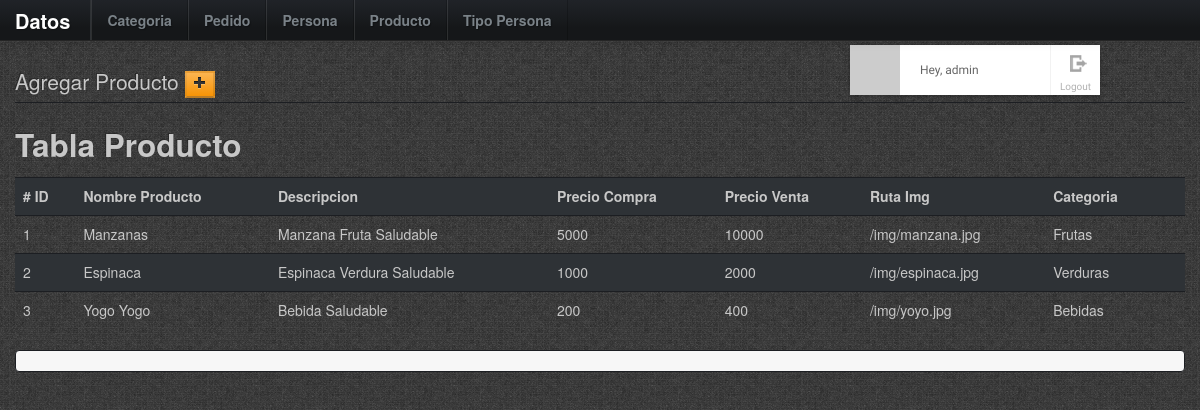
The page /producto.php (signed in) on the database its author committed.
### tables this page shows
CREATE TABLE IF NOT EXISTS `producto` (
  `idProducto` int(11) NOT NULL,
  `prod_nomb` varchar(45) DEFAULT NULL,
  `prod_desc` varchar(45) DEFAULT NULL,
  `prod_prec_comp` int(11) DEFAULT NULL,
  `prod_prec_vent` int(11) DEFAULT NULL,
  `prod_ruta_imag` varchar(45) DEFAULT NULL,
  `categoria_idCategoria` int(11) NOT NULL,
  PRIMARY KEY (`idProducto`,`categoria_idCategoria`),
  KEY `fk_producto_categoria_idx` (`categoria_idCategoria`)
);

CREATE TABLE IF NOT EXISTS `categoria` (
  `idCategoria` int(11) NOT NULL,
  `cate_nomb` varchar(45) DEFAULT NULL,
  PRIMARY KEY (`idCategoria`)
);

### web/classes/Database.class.php (called while the page is built, shortened)
<?php
class Database
{
    private $connection = null;
    public function __construct()
    {
        if (!$this->connection) {
            $this->connection = new mysqli(DB_HOST, DB_USER, DB_PASS, DB_NAME);
            return (!$this->connection->connect_errno ? true : false);
        }
    }
    public function getDatabaseConnection()
    {
        return $this->connection;
    }
}

### web/classes/Login.class.php (called while the page is built, shortened)
<?php
class Login {
    private     $user_is_logged_in          = false;
    public function __construct(Database $db) {
        $this->connection = $db->getDatabaseConnection();
    }
    private function loginWithSessionData() {
        $this->user_is_logged_in = true;
    }
    public function isUserLoggedIn() {
        return $this->user_is_logged_in;
    }
    public function displayRegisterPage() {
        if (isset($_GET["register"])) {
            return true;
        } else {
            return false;
        }
    }
}

### web/libs/meekrodb.php (called while the page is built, shortened)
<?php
class DB {
  public static $error_handler = true;
  public static $throw_exception_on_error = false;
  protected static $mdb = null;
  public static function getMDB() {
    $mdb = DB::$mdb;
    if ($mdb === null) {
      $mdb = DB::$mdb = new MeekroDB();
    }
    if ($mdb->error_handler !== DB::$error_handler) $mdb->error_handler = DB::$error_handler;
    if ($mdb->throw_exception_on_error !== DB::$throw_exception_on_error) $mdb->throw_exception_on_error = DB::$throw_exception_on_error;
    return $mdb;
  }
  public static function query() { $args = func_get_args(); return call_user_func_array(array(DB::getMDB(), 'query'), $args); }
}
class MeekroDB {
  public $dbName = '';
  public $user = '';
  public $password = '';
  public $host = 'localhost';
  public $port = null;
  public $encoding = 'latin1';
  public $queryMode = 'queryAllRows';
  public $internal_mysql = null;
  public function __construct($host=null, $user=null, $password=null, $dbName=null, $port=null, $encoding=null) {
    if ($host === null) $host = DB::$host;
    if ($user === null) $user = DB::$user;
    if ($password === null) $password = DB::$password;
    if ($dbName === null) $dbName = DB::$dbName;
    if ($port === null) $port = DB::$port;
    if ($encoding === null) $encoding = DB::$encoding;
    $this->host = $host;
    $this->user = $user;
    $this->password = $password;
    $this->dbName = $dbName;
    $this->port = $port;
    $this->encoding = $encoding;
  }
  public function get() {
    $mysql = $this->internal_mysql;
    if ($mysql == null) {
      if (! $this->port) $this->port = ini_get('mysqli.default_port');
      $mysql = new mysqli($this->host, $this->user, $this->password, $this->dbName, $this->port);
      $mysql->set_charset($this->encoding);
      $this->internal_mysql = $mysql;
    }
    return $mysql;
  }
  protected function prependCall($function, $args, $prepend) {
    array_unshift($args, $prepend);
    return call_user_func_array($function, $args);
  }
  public function freeResult($result) {
    return $result->free();
  }
  public function parseQueryParams() {
    $args = func_get_args();
    if (count($args) < 2) return $args[0];
  }
  public function query() {
    $args = func_get_args();
    if ($this->queryMode == 'buffered' || $this->queryMode == 'unbuffered') {
      return $this->prependCall(array($this, 'queryHelper'), $args, $this->queryMode);
    } else {
      return call_user_func_array(array($this, 'queryAllRows'), $args);
    }
  }
  public function queryUnbuf() { $args = func_get_args(); return $this->prependCall(array($this, 'queryHelper'), $args, 'unbuffered'); }
  protected function queryHelper() {
    $args = func_get_args();
    $type = array_shift($args);
    $is_buffered = ($type == 'buffered');
    $is_null = ($type == 'null');
    $sql = call_user_func_array(array($this, 'parseQueryParams'), $args);
    $db = $this->get();
    $result = $db->query($sql, $is_buffered ? MYSQLI_STORE_RESULT : MYSQLI_USE_RESULT);
    return $result;
  }
  public function queryAllRows() {
    $args = func_get_args();
    $query = call_user_func_array(array($this, 'queryUnbuf'), $args);
    $result = $this->fetchAllRows($query);
    return $result;
  }
  protected function checkError() {
    return false;
  }
  public function fetchRow($result = null) {
    return $result->fetch_assoc();
  }
  public function fetchAllRows($result = null) {
    $A = array();
    while ($row = $this->fetchRow($result)) {
      $A[] = $row;
    }
    return $A;
  }
}
?>

### web/producto.php (the view, shortened to what this page needs)
<?php
$db    = new Database();
$login = new Login($db);
if ($login->displayRegisterPage()) {
        include("views/login/register.php");
} else {
    if ($login->isUserLoggedIn()) {
        include("views/login/logged_in.php");
    } else {
        header( 'Location: index.php' ) ;
    }
}
  $table_to_user = "producto";
  $result_producto      = DB::query("SELECT * FROM {$table_to_user}");
  $result_categoria     = DB::query("SELECT     categoria.cate_nomb
                                    FROM        categoria, producto
                                    WHERE       categoria.idCategoria = producto.categoria_idCategoria
                                    ORDER BY    producto.idProducto");
?>
<!DOCTYPE html>
<html lang="en">
  <?php include_once 'inc/header.php'; ?>
  <body>
  <?php include_once 'inc/menu.php'; ?>
  <div class="container">
  <legend> Agregar Producto <button id="showcont"class="btn-warning " name="btnpedido"><i class='icon-plus'></i> </button></legend>
<h2> Tabla Producto </h2>
  <table class="table table-striped">
  <tr class="success" >
    <th># ID </th>
    <th> Nombre Producto  </th>
    <th> Descripcion </th>
    <th> Precio Compra </th>
    <th> Precio Venta </th>
    <th> Ruta Img </th>
    <th> Categoria </th>
    <th> </th>
  </tr>
<?php
    for ( $i = 0; $i <count($result_producto); $i++) {
      echo "<tr>";
      echo "<td>";
      echo "{$result_producto[$i][idProducto]}";
      echo "</td>";
      echo "<td>";
      echo "{$result_producto[$i][prod_nomb]} \n";
      echo "</td>";
      echo "<td>";
      echo "{$result_producto[$i][prod_desc]} \n";
      echo "</td>";
      echo "<td>";
      echo "{$result_producto[$i][prod_prec_comp]} \n";
      echo "</td>";
      echo "<td>";
      echo "{$result_producto[$i][prod_prec_vent]} \n";
      echo "</td>";
      echo "<td>";
      echo "{$result_producto[$i][prod_ruta_imag]} \n";
      echo "</td>";
      echo "<td>";
      echo "{$result_categoria[$i][cate_nomb]} \n";
      echo "</td>";
      echo "<td>";
      echo "</td>";
      echo "</tr>";
    }
?>
  </table>
<?php
  echo "<pre>";
  echo "</pre>";
?>
    </div>
    <?php include_once 'inc/footer.php'; ?>
  </body>
</html>

### web/views/css/style.css (style rules this page uses)
html, body, div, span, applet, object, iframe, h1, h2, h3, h4, h5, h6, p, blockquote, pre, a, abbr, acronym, address, big, cite, code, del, dfn, em, img, ins, kbd, q, s, samp, small, strike, strong, sub, sup, tt, var, b, u, i, center, dl, dt, dd, ol, ul, li, fieldset, form, label, legend, table, caption, tbody, tfoot, thead, tr, th, td, article, aside, canvas, details, embed, figure, figcaption, footer, header, hgroup, menu, nav, output, ruby, section, summary, time, mark, audio, video { margin: 0; padding: 0; border: 0; font-size: 100%; font: inherit; vertical-align: baseline; }
body { line-height: 1; }
table { border-collapse: collapse; border-spacing: 0; }
body { background-image: url("../img/wild_oliva.png"); }

### web/css/css.css (style rules this page uses)
body { padding-top: 60px; }

### rows shown on the page
producto: idProducto "1", prod_nomb "Manzanas", prod_desc "Manzana Fruta Saludable", prod_prec_comp "5000", prod_prec_vent "10000", prod_ruta_imag "/img/manzana.jpg", categoria_idCategoria.cate_nomb "Frutas"
producto: idProducto "2", prod_nomb "Espinaca", prod_desc "Espinaca Verdura Saludable", prod_prec_comp "1000", prod_prec_vent "2000", prod_ruta_imag "/img/espinaca.jpg", categoria_idCategoria.cate_nomb "Verduras"
producto: idProducto "3", prod_nomb "Yogo Yogo", prod_desc "Bebida Saludable", prod_prec_comp "200", prod_prec_vent "400", prod_ruta_imag "/img/yoyo.jpg", categoria_idCategoria.cate_nomb "Bebidas"

### other values the page prints
$_SESSION['user_name'] "admin"
